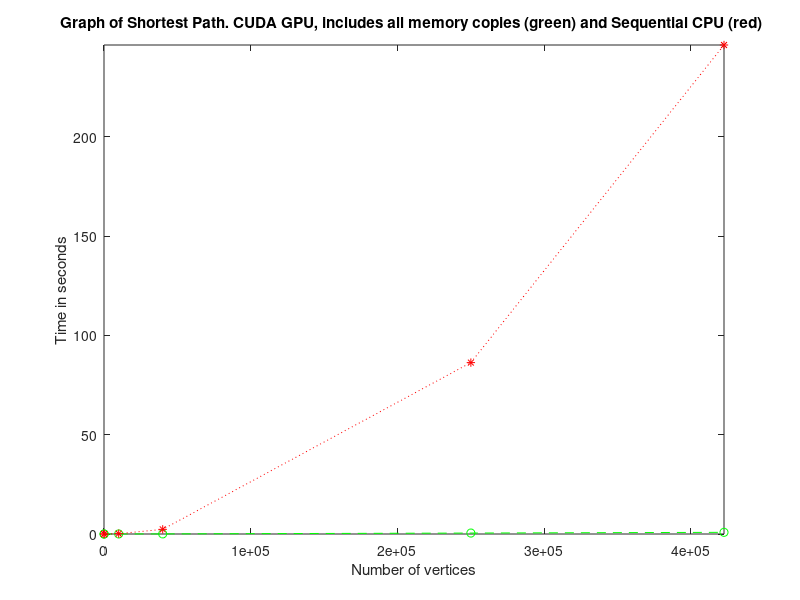
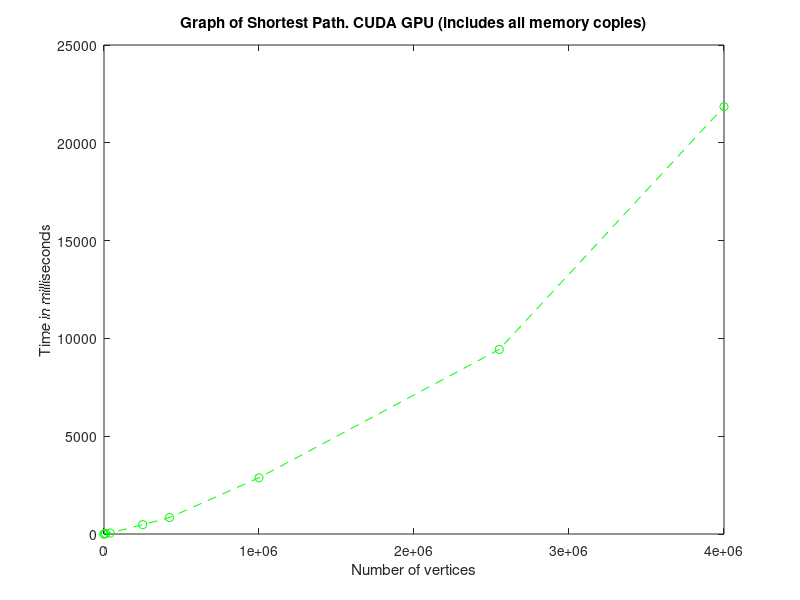

Recreate these plots in MATLAB, in order.
x_device = [16,100,10000,40000,250000,422500]
x_host = [16,100,10000,40000,250000,422500]

% msecs
%y_device = [2.4531,2.7624,21.5908,51.0944,478.9624, 841.6524]
%y_host = [0.0028,0.0317,165.0970,2337.1484,86299.0390, 246215.7968]

% secs
y_device = [0.0004, 0.0027, 0.02159, 0.05109, 0.4789, 0.8417]
y_host = [0.0024,0.0027,0.1650,2.3371484,86.299039, 246.2157968]

figure
plot(x_device,y_device,'--go',x_host,y_host,':r*');

axis([0 inf 0 max(y_host)])


title('Graph of Shortest Path. CUDA GPU, includes all memory copies (green) and Sequential CPU (red) ')
xlabel('Number of vertices') % x-axis label
ylabel('Time in seconds') % y-axis label



%%%%%%%%%%%%%%%%%%%%% DEVICE ONLY %%%%%%%%%%%%%%%%%%%%%

x_device = [16,100,10000,40000,250000,422500, 1000000, 2550000, 4000000]
y_device = [2.4531,2.7624,21.5908,51.0944,478.9624, 841.6524, 2873.8695, 9435.4267, 21847.2539]

figure
plot(x_device,y_device,'--go');

%set(gca,'XTick',[10000])
%set(gca,'YTick',[1000])
%set(gca,'YTick',0:1000:21847.2539)
%set(gca,'yTickLabel',{'0', ' ', 'pi', ' ', '2pi', ' ', '3pi', ' ', '4pi'})

%axis([0 inf -10000 246215.7968])

title('Graph of Shortest Path. CUDA GPU (includes all memory copies)')
xlabel('Number of vertices') % x-axis label
ylabel('Time in milliseconds') % y-axis label
